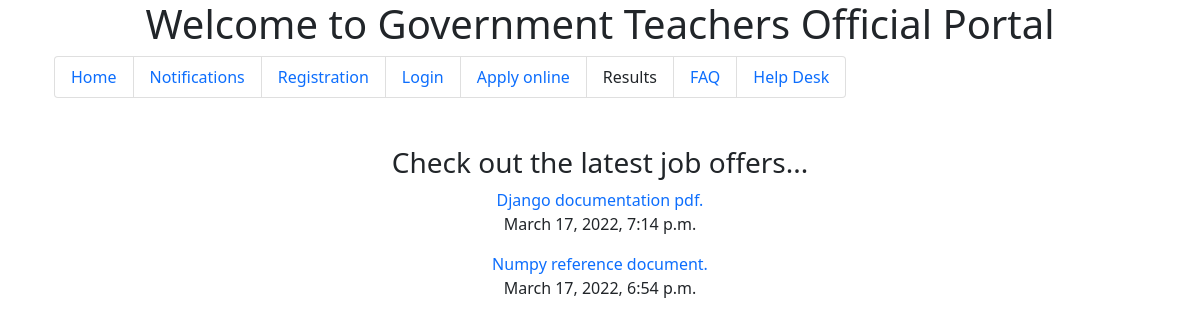
The page /notifications on the database its author committed.
### teacherapp/models.py (models this page shows)
class Notifications(models.Model):
    file_id = models.TextField(primary_key=True)
    document = models.FileField(upload_to='media')
    description = models.TextField(default='')
    posted = models.DateTimeField( auto_now=True)

### teacherapp/views.py (the view)
# urls.py: path('notifications',views.notifications,name='notifications'),
def notifications(request):
    notifications = Notifications.objects.all().order_by('-posted')
    return render(request,'notifications.html',{'notifications':notifications})

### templates/notifications.html
{% extends 'index.html' %}
{% block content %}
<div class="container d-block text-center mt-5">
    <h3>Check out the latest job offers...</h3>
    {% for n in notifications %}
        <a class=" text-decoration-none" download href="{{n.document.url}}">{{n.description}}</a>
        <blockquote>{{n.posted}}</blockquote>
    {% endfor %}
</div>
{% endblock %}

### templates/index.html (style rules this page uses)
a { text-decoration: none; }

### rows shown on the page
Notifications: description "Django documentation pdf.", posted "March 17, 2022, 7:14 p.m."
Notifications: description "Numpy reference document.", posted "March 17, 2022, 6:54 p.m."
